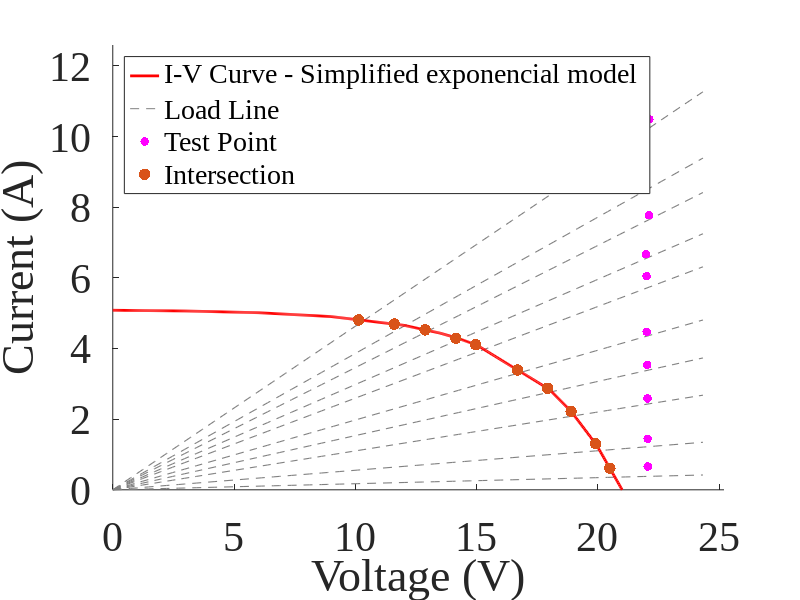

Reproduce this figure in MATLAB.
clc; clear; close all;
%% 1) Panel Parameters

Vmp = 15.0; % Maximum Power Voltage (V)
Imp = 4.1;  % Maximum Power Current (A)
Voc = 21.0; % Open-Circuit Voltage (V)
Isc = 5.1;  % Short-Circuit Current (A)

%% 2) Simplified exponential equation constant

% This constant 'c' is derived from a simplified exponential model,

c = - (Voc - Vmp) / log(1 - Imp / Isc);

%% 3) Characteristic Points for the linear interpolation

points_V = [
    0;
    0.2 * Vmp;
    0.4 * Vmp;
    0.6 * Vmp;
    0.8 * Vmp;       
    0.9 * Vmp;
    0.95 * Vmp;
    Vmp;
    (Vmp + Voc) / 2;          
    0.9 * Voc;
    0.95 * Voc;
    Voc
];
points_I = Isc * (1 - exp((points_V - Voc) / c)); % Current derived from the simplified exp model

%% 4) Linear Interpolation

% Initialization of coefficients for the linear interpolation
coeffs = zeros(length(points_V) - 1, 2);
for i = 1:length(points_V) - 1
    a = (points_I(i + 1) - points_I(i)) / (points_V(i + 1) - points_V(i));
    b = points_I(i) - a * points_V(i);
    coeffs(i,:) = [a, b]; % Store [a, b] in each row
end
pv_model = @(V_in) piecewise_pv_model(V_in, points_V, coeffs);
function I_out = piecewise_pv_model(V_in, points_V, coeffs)
    I_out = zeros(size(V_in)); % Initialize the output current array
    for k = 1:numel(V_in) % Iterate over each voltage input
        V = V_in(k);
        found = false;
        for i = 1:length(points_V) - 1
            % Use a small tolerance for floating-point comparisons
            tol = 1e-9;
            if (V >= (points_V(i) - tol) && V <= (points_V(i + 1) + tol))
                a = coeffs(i, 1);
                b = coeffs(i, 2);
                I_out(k) = a * V + b;
                found = true;
                break;
            end
        end
        if ~found
            % If V is outside all segments, typically 0 for V > Voc and V < 0
            if V < points_V(1) || V > points_V(end)
                 I_out(k) = 0; % Or handle as needed
            else
                 % This case should ideally not be reached if segments cover the range
                 I_out(k) = NaN; 
            end
        end
    end
end

%% 5) Provided Data: (R, V_test, I_test, V*, I*)
measurements = [
    
     % ---------------------KC200GT---------------------
     % 3.699029126,30.056282,7.876191,15.578393,4.082288;
     % 4.289340102,30.050781,7.080119,17.230631,4.059626;
     % 4.693298969,29.872391,6.489758,18.552963,4.030620;
     % 4.913265306,29.879427,6.065750,19.599977,3.978944;
     % 5.397849462,29.889881,5.765186,20.419359,3.938504;
     % 5.911111111,29.917889,5.258528,21.612139,3.798665;
     % 6.507204611,29.941908,4.745583,22.879311,3.626210;
     % 7.993311037,29.952457,3.937661,24.182100,3.179068;
     % 9.636015326,29.963566,3.255278,25.403482,2.759865;
     % 12.20283019,29.978542,2.608978,26.099630,2.271403;
     % 15.66272189,29.987871,2.071892,26.694136,1.844324;
     % 40.19117647,29.994781,0.951167,27.493385,0.871845;
     % 410.2941176,30.012428,0.284112,27.971466, 0.264791;

     % ---------------------KC85TS---------------------
     % 2.528599606,23.775753,9.540161,13.240793,5.312946;
     % 2.694552529,23.927464,8.889205,14.250062,5.293989;
     % 2.948207171,23.923685,8.276764,15.192984,5.256245;
     % 3.116,23.798820,7.758160,15.953911,5.200803;
     % 3.481404959,23.811413,6.968660,17.226923,5.041640;
     % 4.040540541,23.839123,6.009305,18.291187,4.610795;
     % 4.905370844,23.851524,4.968151,19.491007,4.059877;
     % 6.158385093,23.908186,3.995351,20.092628,3.357725;
     % 8.023622047,23.868225,3.134047,20.618151,2.707292;
     % 15.85606061,23.903660,1.681039,21.106844,1.484351;
     % 405.6603774,23.868862,0.325685,21.582323,0.294486;

     % ---------------Uni-Solar ES-62T-----------------
     2.159645233,22.119232,10.492447,10.140304,4.810140;
     2.591224018,21.972612,8.881744,11.602366,4.689895;
     2.891203704,22.107285,7.773019,12.875836,4.527201;
     3.356968215,21.984802,6.669855,14.143713,4.290987;
     3.854497354,22.010578,6.045714,14.959622,4.109006;
     5.061919505,22.015034,4.473690,16.689295,3.391443;
     6.518518519,22.034122,3.533989,17.921898,2.874441;
     9.083373964,22.046028,2.588672,18.896595,2.218861;
     18.08256881,22.052059,1.446311,19.905468,1.305524;
     58.02857143,22.056940,0.659405,20.491583,0.612608;
];

% Extract columns for easier use
if ~isempty(measurements)
    R_data = measurements(:, 1);
    V_magenta = measurements(:, 2); % V_test -> Magenta Points (Test Point)
    I_magenta = measurements(:, 3); % I_test -> Magenta Points (Test Point)
    V_black = measurements(:, 4);   % V* -> Black Points (Intersection)
    I_black = measurements(:, 5);   % I* -> Black Points (Intersection)
else
    R_data = []; V_magenta = []; I_magenta = []; V_black = []; I_black = [];
end

%% 6) Plotting (Figure Generation)

figure; 
hold on; %

max_V_plot = max([Voc, max(V_magenta), max(V_black)]);
min_I_plot = 0; 
max_I_plot = max([Isc, max(I_magenta), max(I_black)]) * 1.1; 

% 1. Plot "Load Lines" 
Rs_to_plot = unique(R_data); 
if isempty(Rs_to_plot)
    Rs_to_plot = [0.1, 0.5, 1:1:15, 20:5:50, 60:10:200, 300, 400, 500, 1000];
    Rs_to_plot = sort(Rs_to_plot);
end
V_line_range = linspace(0, max_V_plot * 1.1, 100); 
for r_val = Rs_to_plot'
    if isinf(r_val) % Open Circuit (I = 0)
        plot(V_line_range, zeros(size(V_line_range)), '--', 'LineWidth', 0.8, 'Color', [0.5 0.5 0.5], 'HandleVisibility', 'off');
    elseif r_val == 0 % Short Circuit (V = 0)
        plot(zeros(size(V_line_range)), linspace(0, max_I_plot, 100), '--', 'LineWidth', 0.8, 'Color', [0.5 0.5 0.5], 'HandleVisibility', 'off');
    else
        I_line = V_line_range ./ r_val;
        plot(V_line_range, I_line, '--', 'LineWidth', 0.8, 'Color', [0.5 0.5 0.5], 'HandleVisibility', 'off');
    end
end
h_load_line_legend = plot(NaN, NaN, '--', 'Color', [0.5 0.5 0.5], 'DisplayName', 'Load Line');

% 2. Plot the I-V Model (PV Curve)
V_plot = linspace(0, Voc, 500);
I_plot = pv_model(V_plot);
h_model = plot(V_plot, I_plot, 'r-', 'LineWidth', 2, 'DisplayName', 'I-V Curve - Simplified exponencial model');

% 3. Plot "Test Points" (Magenta Points)s
h_test_point = []; 
if ~isempty(V_magenta)
    h_test_point = scatter(V_magenta, I_magenta, 40, 'm', 'filled', 'DisplayName', 'Test Point');
end

% 4. Plot "Intersections" (Black Points)
h_intersection = []; 
if ~isempty(V_black) && ~isempty(I_black)
    h_intersection = scatter(V_black, I_black, 70, 'ks', 'filled', 'DisplayName', 'Intersection');
end

%% Plot Configurations

xlabel('Voltage (V)', 'FontSize', 30); 
ylabel('Current (A)', 'FontSize', 30); 

% Axis limits
xlim([0 1.2 * Voc]); 
ylim([0 1.2 * max(I_magenta)]); 
set(gca, 'FontSize', 30); 
grid off;

legend_handles = [h_model];
legend_labels = {'I-V Curve - Simplified exponencial model'};

if exist('h_load_line_legend', 'var') && ishandle(h_load_line_legend)
    legend_handles = [legend_handles, h_load_line_legend];
    legend_labels = [legend_labels, 'Load Line'];
end
if ~isempty(h_test_point) && ishandle(h_test_point)
    legend_handles = [legend_handles, h_test_point];
    legend_labels = [legend_labels, 'Test Point'];
end
if ~isempty(h_intersection) && ishandle(h_intersection)
    legend_handles = [legend_handles, h_intersection];
    legend_labels = [legend_labels, 'Intersection'];
end
leg = legend(legend_handles, legend_labels, 'Location', 'NorthWest', 'FontSize', 20); 

set(leg, 'Box', 'on'); 
set(findall(gcf, '-property','FontName'),'FontName','Times New Roman');
set(findall(gca, '-property','FontName'),'FontName','Times New Roman');
hold off; 